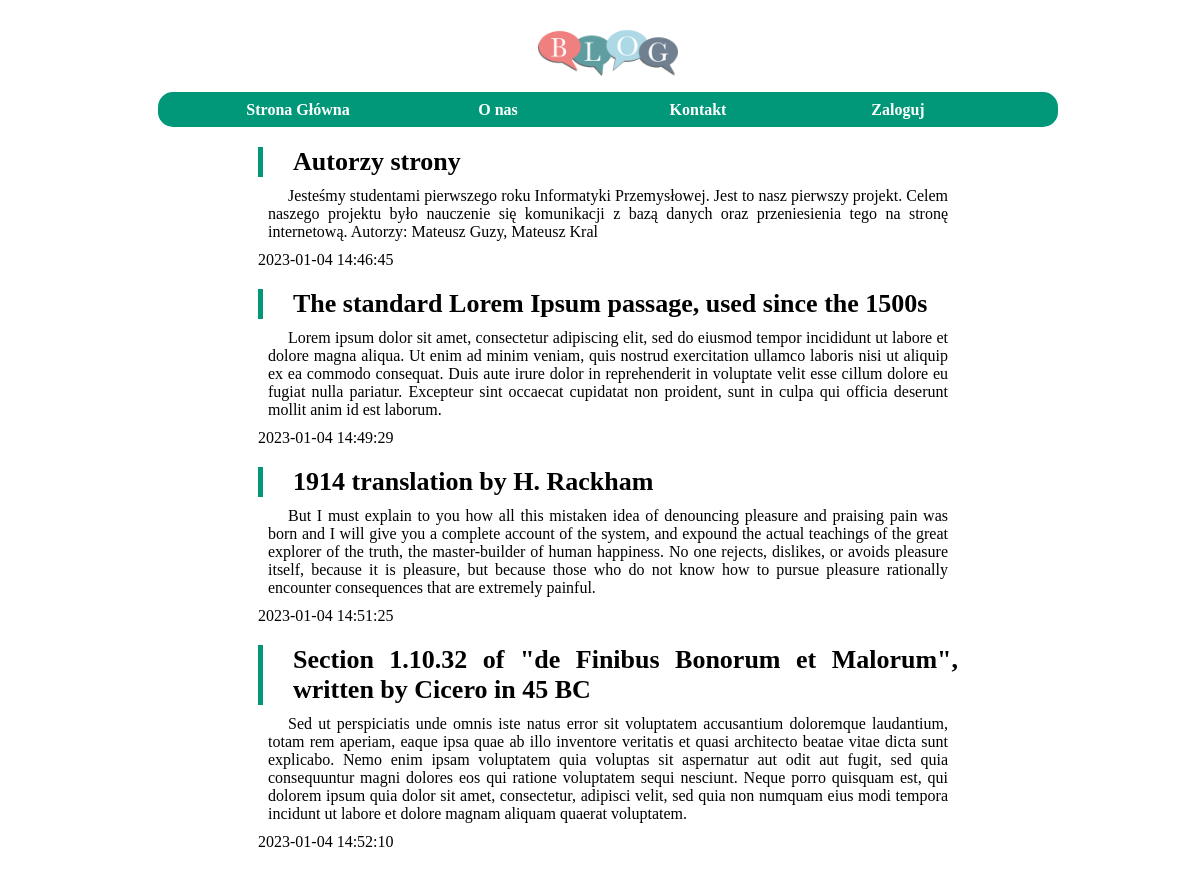
The page / on the database its author committed.
### tables this page shows
CREATE TABLE `artykuly` (
  `id` int(11) NOT NULL,
  `tytul` varchar(255) NOT NULL,
  `tresc` longtext NOT NULL,
  `data_utworzenia` datetime NOT NULL,
  `data_zmiany` datetime NOT NULL DEFAULT current_timestamp() ON UPDATE current_timestamp(),
  `akt` int(1) NOT NULL,
  `id_autora` int(11) NOT NULL
);

### php/stronaglowna.php (the view, shortened to what this page needs)
<?php
    $pol = mysqli_connect("localhost","mateusz","mateusz","text");
    if(!$pol) {
        echo "Brak połączenia z bazą danych";
    } else {
        $zap = mysqli_query($pol,"SELECT * FROM artykuly WHERE akt=1");
        if(!mysqli_num_rows($zap)) {
            echo "Brak artykułów na stronie";
        } else {
            while($dane=mysqli_fetch_array($zap)) {
                ?>
                <article>
                    <div class="tytula"><?php echo $dane["tytul"]; ?></div>
                    <div class="tresca"><?php echo $dane["tresc"]; ?></div>
                    <div class="data"><?php echo $dane["data_utworzenia"]; ?></div>
                </article>
                <?php
            }
        }
    }
?>

### index.php (shortened to what this page needs)
<!DOCTYPE html>
<html>
    <head>
        <link rel="stylesheet" href="style.css" type="text/css">
    </head>
    <body>
        <div class="content">
            <header>
                <img src="img/blog.png" alt="Blog" />
            </header>
            <nav>
                <ol>
                    <li><a href="?opcja=stronaglowna">Strona Główna</a></li>
                    <li><a href="?opcja=onas">O nas</a></li>
                    <li><a href="?opcja=kontakt">Kontakt</a>
                    <li><a href="?opcja=zaloguj">Zaloguj</a>
                </ol>
            </nav>
            <main>
                <?php
                    if(isset($_GET['opcja'])) {
                        if($_GET['opcja']=="stronaglowna") {
                            include("php/stronaglowna.php");
                        }
                        if($_GET['opcja']=="onas") {
                            include("php/onas.php");
                        }
                        if($_GET['opcja']=="kontakt") {
                            include("php/kontakt.php");
                        }
                        if($_GET['opcja']=="zaloguj") {
                            include("php/zaloguj.php");
                        }
                        if($_GET['opcja']=="rejestracja") {
                            include("php/rejestracja.php");
                        }
                    } else {
                        include("php/stronaglowna.php");
                    }
                ?>
            </main>
        </div>
    </body>
</html>

### style.css (style rules this page uses)
body { width: 100%; background-repeat: repeat-x; background-color: #ffffff; }
.content { margin: auto; width: 900px; padding: 10px; background-color: #fff; border-radius: 20px 20px 20px 20px; }
header { text-align: center; margin: auto; width: 750px; border-radius: 20px 20px 20px 20px; }
header img { width: 140px; }
nav { background-color: #009879; color: #ffffff; clear: both; height: 35px; border-radius: 15px 15px 15px 15px; }
nav ol li { line-height: 35px; list-style-type: none; float: left; width: 200px; text-align: center; color: #000; }
nav ol { margin: auto; }
nav ol li a:link, .rejestracja:link { text-decoration: none; font-weight: bold; color: #ffffff; }
.tytula { font-size: 26px; font-weight: bold; border-left: 5px solid #009879; padding-left: 30px; }
.tresca { font-weight: 12px; padding: 10px; text-indent: 20px; }
article { text-align: justify; width: 700px; margin: auto; padding: 20px 20px 0 20px; }

### rows shown on the page
artykuly: tytul "Autorzy strony", tresc "Jesteśmy studentami pierwszego roku Informatyki Przemysłowej. Jest to nasz pierwszy projekt. Celem naszego projektu było nauczenie się komunikacji z bazą danych oraz przeniesienia tego na stronę internetową. Autorzy: Mateusz Guzy, Mateusz Kral", data_utworzenia "2023-01-04 14:46:45"
artykuly: tytul "The standard Lorem Ipsum passage, used since the 1500s", tresc "Lorem ipsum dolor sit amet, consectetur adipiscing elit, sed do eiusmod tempor incididunt ut labore et dolore magna aliqua. Ut enim ad minim veniam, quis nostrud exercitation ullamco laboris nisi ut aliquip ex ea commodo consequat. Duis aute irure dolor in reprehenderit in voluptate velit esse cillum dolore eu fugiat nulla pariatur. Excepteur sint occaecat cupidatat non proident, sunt in culpa qui officia deserunt mollit anim id est laborum.", data_utworzenia "2023-01-04 14:49:29"
artykuly: tytul "1914 translation by H. Rackham", tresc "But I must explain to you how all this mistaken idea of denouncing pleasure and praising pain was born and I will give you a complete account of the system, and expound the actual teachings of the great explorer of the truth, the master-builder of human happiness. No one rejects, dislikes, or avoids pleasure itself, because it is pleasure, but because those who do not know how to pursue pleasure rationally encounter consequences that are extremely painful.", data_utworzenia "2023-01-04 14:51:25"
artykuly: tytul "Section 1.10.32 of \"de Finibus Bonorum et Malorum\", written by Cicero in 45 BC", tresc "Sed ut perspiciatis unde omnis iste natus error sit voluptatem accusantium doloremque laudantium, totam rem aperiam, eaque ipsa quae ab illo inventore veritatis et quasi architecto beatae vitae dicta sunt explicabo. Nemo enim ipsam voluptatem quia voluptas sit aspernatur aut odit aut fugit, sed quia consequuntur magni dolores eos qui ratione voluptatem sequi nesciunt. Neque porro quisquam est, qui dolorem ipsum quia dolor sit amet, consectetur, adipisci velit, sed quia non numquam eius modi tempora incidunt ut labore et dolore magnam aliquam quaerat voluptatem.", data_utworzenia "2023-01-04 14:52:10"
